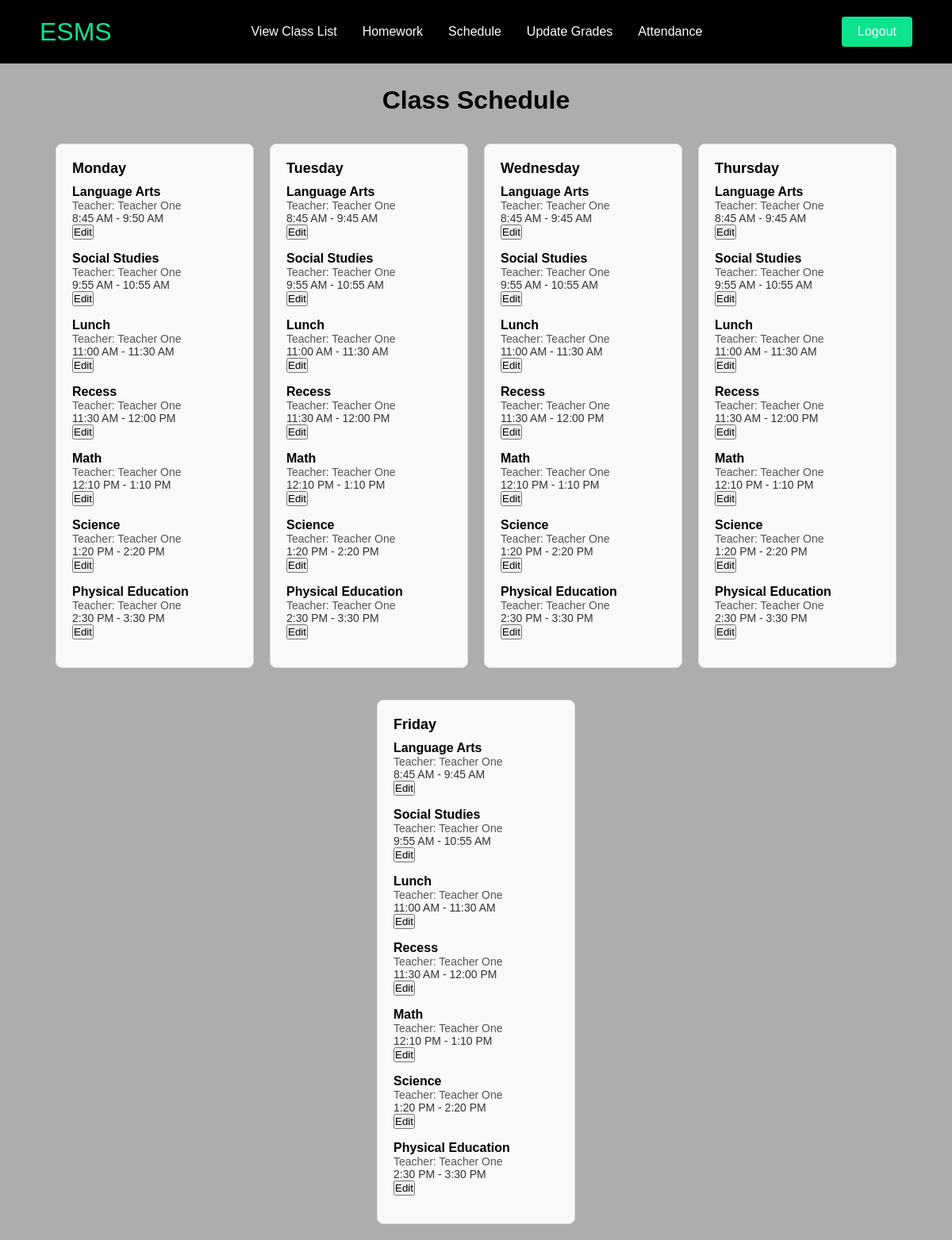
Page /schedule.php (signed in) on the committed database.
### tables this page shows
CREATE TABLE `schedule` (
  `schedule_id` int(20) NOT NULL,
  `user_id` int(20) NOT NULL,
  `course_id` int(20) NOT NULL,
  `start_time` time DEFAULT NULL,
  `end_time` time DEFAULT NULL,
  `day` enum('Monday','Tuesday','Wednesday','Thursday','Friday','Saturday','Sunday') NOT NULL,
  `teacher_id` int(11) NOT NULL
);

CREATE TABLE `course` (
  `course_id` int(20) NOT NULL,
  `course_name` varchar(100) DEFAULT NULL,
  `grade_level` varchar(20) DEFAULT NULL,
  `teacher_id` int(11) DEFAULT NULL
);

CREATE TABLE `users` (
  `id` int(20) NOT NULL,
  `fName` varchar(50) DEFAULT NULL,
  `lName` varchar(50) DEFAULT NULL,
  `email` varchar(50) DEFAULT NULL,
  `password` varchar(50) DEFAULT NULL,
  `userType` varchar(50) DEFAULT NULL,
  `phone` varchar(30) DEFAULT NULL
);

### schedule.php (the view, shortened to what this page needs)
<?php
include('connect.php');
$teacher_id = $_SESSION['user_id'];
$sql_schedule = "
    SELECT s.schedule_id, s.day, c.course_name, s.start_time, s.end_time,
           u.fName AS teacher_first_name, u.lName AS teacher_last_name, c.course_id
    FROM schedule s
    JOIN course c ON s.course_id = c.course_id
    JOIN users u ON s.teacher_id = u.id
    WHERE u.id = ? AND u.userType = 'teacher'
    ORDER BY s.day, s.start_time";
$stmt_schedule = $conn->prepare($sql_schedule);
$stmt_schedule->bind_param("i", $teacher_id);
$stmt_schedule->execute();
$schedule_result = $stmt_schedule->get_result();
$days_schedule = [];
while ($row = $schedule_result->fetch_assoc()) {
    $days_schedule[$row['day']][] = $row;
}
?>
<!DOCTYPE html>
<html lang="en">
<head>
    <link rel="stylesheet" href="styles.css">
</head>
<body>
<header>
    <nav class="navbar" role="navigation" aria-label="Main Navigation">
        <div class="navbar__container">
            <a href="teacherHome.php" id="navbar-logo">ESMS</a>
            <ul class="navbar__menu">
                <li class="navbar__item"><a href="viewClassList.php" class="navbar__links">View Class List</a></li>
                <li class="navbar__item"><a href="teacherHomework.php" class="navbar__links">Homework</a></li>
                <li class="navbar__item"><a href="schedule.php" class="navbar__links">Schedule</a></li>
                <li class="navbar__item"><a href="teacherGrades.php" class="navbar__links">Update Grades</a></li>
                <li class="navbar__item"><a href="attendence.php" class="navbar__links">Attendance</a></li>
            </ul>
            <div class="navbar__btn">
                <a href="logout.php" class="button">Logout</a>
            </div>
        </div>
    </nav>
</header><br><br><br><br><br><br>
<h1 style="text-align: center;">Class Schedule</h1><br><br>
<div class="schedule-container">
    <?php foreach ($days_schedule as $date => $classes): ?>
        <div class="day-card">
            <div class="day-header"><?php echo date('l', strtotime($date));?></div>
            <?php foreach ($classes as $class): ?>
                <div class="class-info">
                    <div class="course-name"><?php echo htmlspecialchars($class['course_name']); ?></div>
                    <div class="teacher-name">Teacher: <?php echo htmlspecialchars($class['teacher_first_name']) . ' ' . htmlspecialchars($class['teacher_last_name']); ?></div>
                    <div class="time"><?php echo date('g:i A', strtotime($class['start_time'])) . ' - ' . date('g:i A', strtotime($class['end_time'])); ?></div>
                    <button class="edit-btn" onclick="openEditModal(<?php echo $class['schedule_id']; ?>, '<?php echo $class['course_name']; ?>', '<?php echo $class['start_time']; ?>', '<?php echo $class['end_time']; ?>', '<?php echo $class['day']; ?>', <?php echo $class['course_id']; ?>)">Edit</button>
                </div>
            <?php endforeach; ?>
        </div>
    <?php endforeach; ?>
</div>
</body>
</html>

### styles.css (style rules this page uses)
body { background-color: #adadad; min-height: 100vh; overflow-y: hidden; }
* { box-sizing: border-box; margin: 0; padding: 0; font-family: "Kumbh Sans", sans-serif; overflow-x: hidden; }
.navbar__container { display: flex; justify-content: space-between; align-items: center; height: 80px; background: black; z-index: 1000; width: 100%; margin: 0 auto; padding: 0 50px; position: fixed; }
#navbar-logo { color: #0ce48d; cursor: pointer; text-decoration: none; font-size: 2rem; }
.navbar__menu { display: flex; justify-content: center; list-style: none; margin: 0 auto; }
.navbar__item { height: 80px; }
.navbar__links { color: white; text-decoration: none; height: 100%; padding: 0 1rem; display: flex; align-items: center; }
.navbar__btn { display: flex; align-items: center; }
.button { background: #0ce48d; padding: 10px 20px; border: none; border-radius: 4px; color: white; text-decoration: none; }
.schedule-container { display: flex; flex-wrap: wrap; gap: 20px; justify-content: center; }
.day-card { background-color: #f9f9f9; padding: 20px; border-radius: 8px; width: 250px; box-sizing: border-box; border: 1px solid #ddd; margin-bottom: 20px; }
.class-info { margin-bottom: 15px; }
.day-header { font-size: 18px; font-weight: bold; margin-bottom: 10px; }
.course-name { font-size: 16px; font-weight: bold; }
.teacher-name { font-size: 14px; color: #555; }
.time { font-size: 14px; color: #333; }

### rows in the picture
schedule: course.course_name "Language Arts", teacher.fName "Teacher", teacher.lName "One", start_time "8:45 AM", end_time "9:50 AM"
schedule: course.course_name "Social Studies", teacher.fName "Teacher", teacher.lName "One", start_time "9:55 AM", end_time "10:55 AM"
schedule: course.course_name "Lunch", teacher.fName "Teacher", teacher.lName "One", start_time "11:00 AM", end_time "11:30 AM"
schedule: course.course_name "Recess", teacher.fName "Teacher", teacher.lName "One", start_time "11:30 AM", end_time "12:00 PM"
schedule: course.course_name "Math", teacher.fName "Teacher", teacher.lName "One", start_time "12:10 PM", end_time "1:10 PM"
schedule: course.course_name "Science", teacher.fName "Teacher", teacher.lName "One", start_time "1:20 PM", end_time "2:20 PM"
schedule: course.course_name "Physical Education", teacher.fName "Teacher", teacher.lName "One", start_time "2:30 PM", end_time "3:30 PM"
schedule: course.course_name "Language Arts", teacher.fName "Teacher", teacher.lName "One", start_time "8:45 AM", end_time "9:45 AM"
schedule: course.course_name "Social Studies", teacher.fName "Teacher", teacher.lName "One", start_time "9:55 AM", end_time "10:55 AM"
schedule: course.course_name "Lunch", teacher.fName "Teacher", teacher.lName "One", start_time "11:00 AM", end_time "11:30 AM"
schedule: course.course_name "Recess", teacher.fName "Teacher", teacher.lName "One", start_time "11:30 AM", end_time "12:00 PM"
schedule: course.course_name "Math", teacher.fName "Teacher", teacher.lName "One", start_time "12:10 PM", end_time "1:10 PM"
schedule: course.course_name "Science", teacher.fName "Teacher", teacher.lName "One", start_time "1:20 PM", end_time "2:20 PM"
schedule: course.course_name "Physical Education", teacher.fName "Teacher", teacher.lName "One", start_time "2:30 PM", end_time "3:30 PM"
schedule: course.course_name "Language Arts", teacher.fName "Teacher", teacher.lName "One", start_time "8:45 AM", end_time "9:45 AM"
schedule: course.course_name "Social Studies", teacher.fName "Teacher", teacher.lName "One", start_time "9:55 AM", end_time "10:55 AM"
schedule: course.course_name "Lunch", teacher.fName "Teacher", teacher.lName "One", start_time "11:00 AM", end_time "11:30 AM"
schedule: course.course_name "Recess", teacher.fName "Teacher", teacher.lName "One", start_time "11:30 AM", end_time "12:00 PM"
schedule: course.course_name "Math", teacher.fName "Teacher", teacher.lName "One", start_time "12:10 PM", end_time "1:10 PM"
schedule: course.course_name "Science", teacher.fName "Teacher", teacher.lName "One", start_time "1:20 PM", end_time "2:20 PM"
schedule: course.course_name "Physical Education", teacher.fName "Teacher", teacher.lName "One", start_time "2:30 PM", end_time "3:30 PM"
schedule: course.course_name "Language Arts", teacher.fName "Teacher", teacher.lName "One", start_time "8:45 AM", end_time "9:45 AM"
schedule: course.course_name "Social Studies", teacher.fName "Teacher", teacher.lName "One", start_time "9:55 AM", end_time "10:55 AM"
schedule: course.course_name "Lunch", teacher.fName "Teacher", teacher.lName "One", start_time "11:00 AM", end_time "11:30 AM"
schedule: course.course_name "Recess", teacher.fName "Teacher", teacher.lName "One", start_time "11:30 AM", end_time "12:00 PM"
schedule: course.course_name "Math", teacher.fName "Teacher", teacher.lName "One", start_time "12:10 PM", end_time "1:10 PM"
schedule: course.course_name "Science", teacher.fName "Teacher", teacher.lName "One", start_time "1:20 PM", end_time "2:20 PM"
schedule: course.course_name "Physical Education", teacher.fName "Teacher", teacher.lName "One", start_time "2:30 PM", end_time "3:30 PM"
schedule: course.course_name "Language Arts", teacher.fName "Teacher", teacher.lName "One", start_time "8:45 AM", end_time "9:45 AM"
schedule: course.course_name "Social Studies", teacher.fName "Teacher", teacher.lName "One", start_time "9:55 AM", end_time "10:55 AM"
schedule: course.course_name "Lunch", teacher.fName "Teacher", teacher.lName "One", start_time "11:00 AM", end_time "11:30 AM"
schedule: course.course_name "Recess", teacher.fName "Teacher", teacher.lName "One", start_time "11:30 AM", end_time "12:00 PM"
schedule: course.course_name "Math", teacher.fName "Teacher", teacher.lName "One", start_time "12:10 PM", end_time "1:10 PM"
schedule: course.course_name "Science", teacher.fName "Teacher", teacher.lName "One", start_time "1:20 PM", end_time "2:20 PM"
schedule: course.course_name "Physical Education", teacher.fName "Teacher", teacher.lName "One", start_time "2:30 PM", end_time "3:30 PM"

### other values in the picture
date('l', strtotime($date)) "Monday"
date('l', strtotime($date)) "Tuesday"
date('l', strtotime($date)) "Wednesday"
date('l', strtotime($date)) "Thursday"
date('l', strtotime($date)) "Friday"
